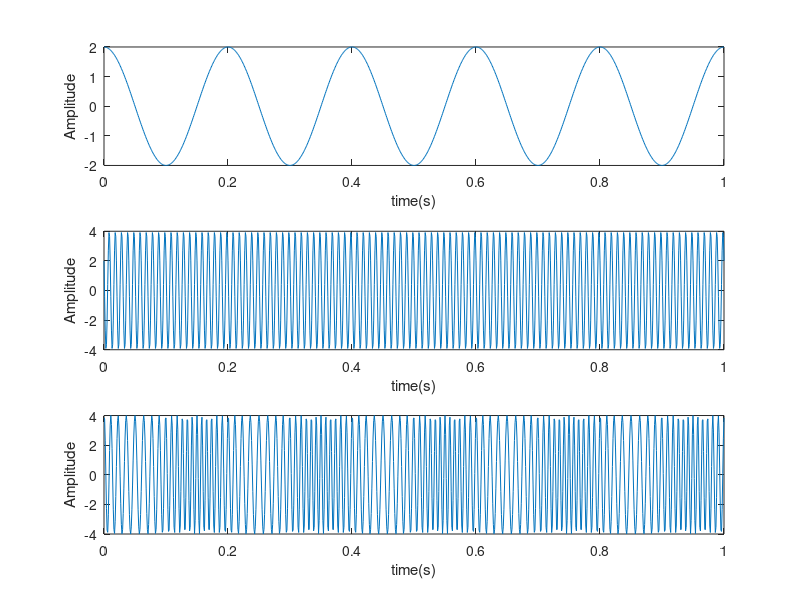

This chart was generated by the following MATLAB code:
%phase modulation
clc;
close all;
clear all;
%data
Ac=4;
Fc=100;
Am=2;
Fm=5;
modulation_index=6;
t=0:0.001:1;

%message signal
phase_m=0;
M=Am*cos(2*pi*Fm*t+phase_m);

%carrier signal
phase_c=pi/3;
C=Ac*cos(2*pi*Fc*t+phase_c);

%phase modulation
PM= Ac*cos(2*pi*Fc*t+modulation_index*cos(2*pi*Fm*t+phase_m));

%plot figure
subplot(3,1,1);
plot(t,M);
xlabel('time(s)');
ylabel('Amplitude');

subplot(3,1,2);
plot(t,C);
xlabel('time(s)');
ylabel('Amplitude');

subplot(3,1,3);
plot(t,PM);
xlabel('time(s)');
ylabel('Amplitude');
